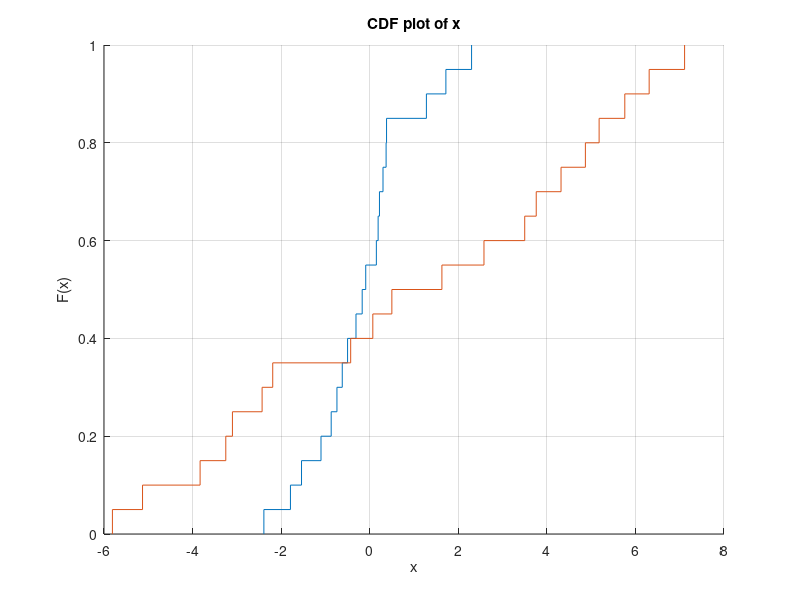

Reproduce this figure in MATLAB.
function y = zad3
controlA = [0.22, -0.87, -2.39, -1.79, 0.37, -1.54, 1.28, -0.31, -0.74, 1.72, 0.38, -0.17, -0.62, -1.10, 0.30, 0.15, 2.30, 0.19, -0.50, -0.09]
treatmentA = [-5.13, -2.19, -2.43, -3.83, 0.50, -3.25, 4.32, 1.63, 5.18, -0.43, 7.11, 4.87, -3.10, -5.81, 3.76, 6.31, 2.58, 0.07, 5.76, 3.50]

hold on;
c = cdfplot(controlA);
t = cdfplot(treatmentA);
